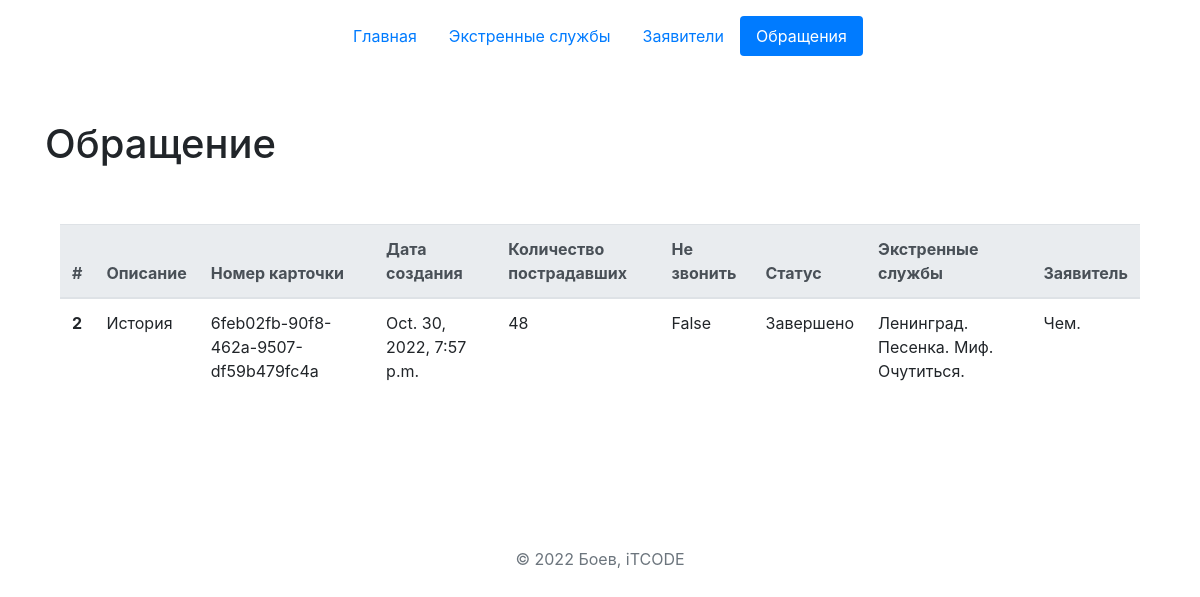
Page /model_3/2/ on the committed database.
### emergency_request/models.py (models this page shows, shortened)
class Request(models.Model):
    text = models.TextField(
        'Описание',
        help_text='Текст описания вашего обращения',
        blank=True
    )
    number = models.UUIDField(
        'Номер карточки',
        default=uuid.uuid4,
        editable=False,
        unique=True,
        db_index=True,
    )
    dc = models.DateTimeField('Дата создания', auto_now_add=True)
    injured = models.PositiveIntegerField(
        'Количество пострадавших',
    )
    do_not_call = models.BooleanField('Не звонить', default=False)
    status = models.CharField(
        'Статус',
        max_length=255,
        choices=consts.STATUS_CHOICES,
        default=consts.IN_WORK,
    )
    emergency_service = models.ManyToManyField(
        'EmergencyService',
        related_name='requests',
        verbose_name='Экстренная служба',
    )
    applicant = models.ForeignKey(
        'Applicant',
        related_name='requests',
        on_delete=models.CASCADE,
        verbose_name='Заявитель',
    )
    class Meta:
        verbose_name = 'Обращение'
        verbose_name_plural = 'Обращения'
        ordering = ('dc',)

class EmergencyService(models.Model):
    service_name = models.CharField('Имя экстренной службы', max_length=255)
    service_code = models.CharField('Код экстренной службы', max_length=255)
    phone_number = models.CharField('Телефон экстренной службы', max_length=255)
    class Meta:
        verbose_name = 'Экстренная служба'
        verbose_name_plural = 'Экстренные службы'
        ordering = ('service_code',)

class Applicant(models.Model):
    first_name = models.CharField('Имя заявителя', max_length=255)
    last_name = models.CharField('Фамилия заявителя', max_length=255)
    patronymic = models.CharField('Отчество заявителя', max_length=255)
    birthdate = models.DateField('Дата рождения заявителя')
    health_status = models.TextField(
        'Состояние здоровья',
        max_length=255,
        default='Практически здоров',
        help_text='Аллергоанамез, хроническе, заболевания и т.п.',
        blank=True,
    )
    phone_number = models.CharField('Телефон заявителя', max_length=255, blank=True)
    gender = models.CharField(
        'Пол',
        max_length=255,
        choices=consts.GENDER_CHOICES,
        default=consts.MALE,
    )
    class Meta:
        verbose_name = 'Заявитель'
        verbose_name_plural = 'Заявители'
        ordering = ('first_name', 'last_name', 'patronymic')

### emergency_request/views.py (the view)
# urls.py: path('model_3/<int:request_id>/', views.model_3, name='model_3'),
def model_3(request, request_id):
    single_request = Request.objects.get(id=request_id)
    context = {
        'single_request': single_request,
        'navbar': 'models_3'}
    return render(request, 'emergency_request/model_3.html', context)

### emergency_request/templates/emergency_request/model_3.html (shortened to what this page needs)
{% extends 'base.html' %}
{% load emergency_extras %}
{% block nav %}
    {% include 'includes/nav_models.html' %}
{% endblock %}
{% block content %}
<div class="container py-5">
    <h1>
        Обращение
    </h1>
    <div class="container py-5 align-items-center">
        {% if single_request %}
        <table class="table">
            <thead class="thead-light col-md-5">
            <tr>
                <th scope="col">#</th>
                <th scope="col">Описание</th>
                <th scope="col">Номер карточки</th>
                <th scope="col">Дата создания</th>
                <th scope="col">Количество пострадавших</th>
                <th scope="col">Не звонить</th>
                <th scope="col">Статус</th>
                <th scope="col">Экстренные службы</th>
                <th scope="col">Заявитель</th>
            </tr>
            </thead>
            <tbody>
            <tr>
                <th scope="row">{{ single_request.id }}</th>
                <td>{{ single_request.text }}</td>
                <td>{{ single_request.number }}</td>
                <td>{{ single_request.dc }}</td>
                <td>{{ single_request.injured }}</td>
                <td>{{ single_request.do_not_call }}</td>
                <td>{{ single_request.status }}</td>
                <td>
                    {% for service in single_request.emergency_service.all %}
                        {{ service.service_name }}
                    {% endfor %}
                </td>
                <td>{{ single_request.applicant.first_name }}</td>
            </tr>
            </tbody>
        </table>
        {% else %}
            <p>Not available.</p>
        {% endif %}
    </div>
</div>
{% endblock content %}

### rows in the picture
Request: id "2", text "История", number "6feb02fb-90f8-462a-9507-df59b479fc4a", dc "Oct. 30, 2022, 7:57 p.m.", injured "48", do_not_call "False", status "Завершено", applicant.first_name "Чем."
EmergencyService: service_name "Ленинград."
EmergencyService: service_name "Песенка."
EmergencyService: service_name "Миф."
EmergencyService: service_name "Очутиться."
